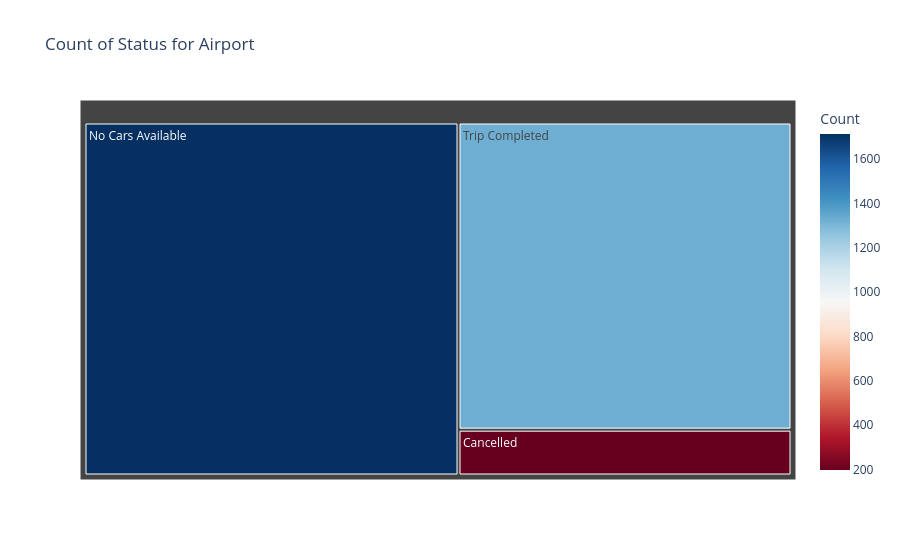

The cell this chart's notebook holds for it:
### Markdown cell above
#### Chart - 6

### Code cell
# Chart - 6 visualization code
plt.style.use('dark_background')

# Ensure clean column names
md.columns = md.columns.str.strip()

# Filter for Pickup point = 'Airport'
airport_df = md[md['Pickup point'].str.strip() == 'Airport']

# Group by Status and count
type_count = airport_df['Status'].value_counts().reset_index()
type_count.columns = ['Status', 'Count']

# Create the treemap
fig = px.treemap(type_count, 
                 path=['Status'], 
                 values='Count', 
                 title="Count of Status for Airport",
                 color='Count', 
                 color_continuous_scale="RdBu")

# Show the plot
fig.show()

### Figure 1 — Plotly figure (JSON) as saved in the notebook; plotly's stock layout.template omitted (floating-point values rounded to 4 significant figures)
{"data": [{"branchvalues": "total", "customdata": [[1713.0], [1327.0], [198.0]], "domain": {"x": [0, 1], "y": [0, 1]}, "hovertemplate": "labels=%{label}<br>Count_sum=%{value}<br>parent=%{parent}<br>id=%{id}<br>Count=%{color}<extra></extra>", "ids": ["No Cars Available", "Trip Completed", "Cancelled"], "labels": ["No Cars Available", "Trip Completed", "Cancelled"], "marker": {"coloraxis": "coloraxis", "colors": [1713.0, 1327.0, 198.0]}, "name": "", "parents": ["", "", ""], "type": "treemap", "values": [1713.0, 1327.0, 198.0]}], "layout": {"coloraxis": {"autocolorscale": false, "colorbar": {"title": {"text": "Count"}}, "colorscale": [[0, "rgb(103,0,31)"], [0.1, "rgb(178,24,43)"], [0.2, "rgb(214,96,77)"], [0.3, "rgb(244,165,130)"], [0.4, "rgb(253,219,199)"], [0.5, "rgb(247,247,247)"], [0.6, "rgb(209,229,240)"], [0.7, "rgb(146,197,222)"], [0.8, "rgb(67,147,195)"], [0.9, "rgb(33,102,172)"], [1, "rgb(5,48,97)"]]}, "legend": {"tracegroupgap": 0}, "title": {"text": "Count of Status for Airport"}}}
